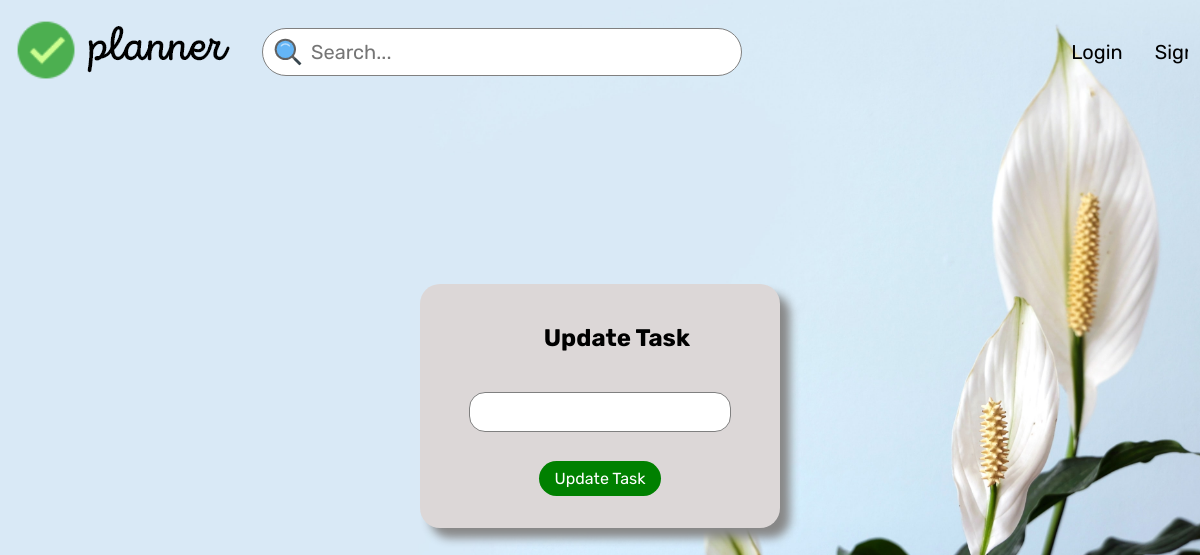
The page /update/Inbox/5 on the database as committed earlier.
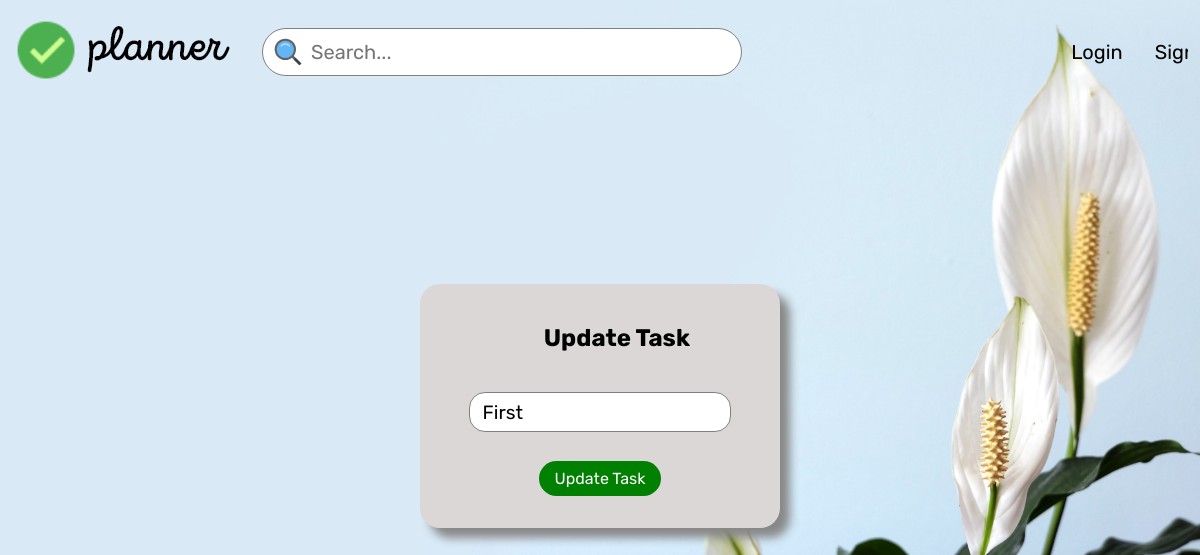
The same page on the database as committed later.
### models.py (models this page shows)
class Tasks(db.Model):
    sno=db.Column(db.Integer, primary_key=True)
    title=db.Column(db.String(200), nullable=False)
    complete=db.Column(db.Boolean)
    project=db.Column(db.String(300))

### main.py (the view)
@main.route('/update/<project>/<int:sno>',methods=['GET','POST'])
def updatetask(sno,project):
    if request.method=='POST':
        title=request.form['title']
        todo=Tasks.query.filter_by(sno=sno).first()
        todo.title=title
        db.session.add(todo)
        db.session.commit()
        return redirect(url_for('main.tasks',project=project))
    else:
        todo=Tasks.query.filter_by(sno=sno).first()
        return render_template('updatetask.html',todo=todo, project=project)

### templates/updatetask.html (shortened to what this page needs)
{% extends 'base.html' %}
{% block stylesheet %}
    <link rel="stylesheet" href="/static/css/task.css">
{% endblock stylesheet %}
{% block content %}
    <div class="addtaskwindow" style="display: block;">
        <h2 class="modal-header">Update Task</h2>
        <div>
            <form action="/update/{{project}}/{{todo.sno}}" method="POST">
              <input type="text" name="title" id="" class="taskname-holder" value='{{todo.title}}'/>
              <br />
              <input
                type="submit"
                name=""
                id=""
                value="Update Task"
                class="taskname-submit"
              />
            </form>
          </div>
    </div>
{% endblock content %}

### templates/base.html (shortened to what this page needs)
<!DOCTYPE html>
<html lang="en">
  <head>
    {% block header %} {% endblock header %} {% block stylesheet %} {% endblock
    stylesheet %}
    <link rel="stylesheet" href="/static/css/navbar.css" />
  </head>
  <body>
    <div class="navbar-header">
      <div class="navbar-logo">
        <a href="{{url_for('auth.login')}}"
          ><img
            src="{{url_for('static',filename='/assets/icons/logo.png')}}"
            alt=""
            draggable="false"
        /></a>
      </div>
      <form action="{% block actionurl %}{% endblock actionurl %}" method="POST">
      <div class="nav-menu-container">
        <div class="nav-hide nav-searchbar">
          <img
            onclick="javascript.form.submit();"
            src="{{url_for('static',filename='/assets/icons/search_48px.svg')}}"
            alt=""
            draggable="false"
          />
          <input type="text" name="Search" id="" placeholder="Search..." />
        </div>
        </form>
        <div class="nav-hide navbar-links">
           {% if not current_user.is_authenticated %}
          <div class="navbar-items navbar-account">
            <a href="{{url_for('auth.login')}}">Login</a>
          </div>
          {% endif %} {% if not current_user.is_authenticated %}
          <div class="navbar-items navbar-account">
            <a href="{{url_for('auth.signup')}}">Signup</a>
          </div>
          {% endif %}
        </div>
      </div>
    {% block content %} {% endblock content %}
  </body>
</html>

### static/css/task.css (style rules this page uses)
body { background-image: url('/static/assets/images/bg\ \(2\).jpg'); height: 100vh; background-size: cover; background-repeat: no-repeat; }
.addtaskwindow { position: fixed; z-index: 999; display: none; text-align: center; margin: 0 auto; padding: 1rem; width: 30%; height:30%; background-color: #dcd7d7; border-radius: 20px; box-shadow: 10px 10px 10px #888888; top:35%; left: 35%; }
.addtaskwindow>h2 { padding: 1.5rem 0; }
.taskname-holder { margin: 1rem; padding: 0.8rem; width: 80%; height: 2.5rem; border-radius: 1rem; border: 1px solid grey; outline: none; font-size: 1.2rem; }
.taskname-submit { margin-top: 0.8rem; padding: 0.5rem 1rem; background-color: green; color: white; border-radius: 2rem; font-size: 1rem; border: none; cursor: pointer; }
.modal-header { margin-left: 2.1rem; }

### static/css/navbar.css (style rules this page uses)
* { margin: 0; padding: 0; box-sizing: border-box; font-family: 'Rubik', sans-serif; }
.navbar-header { height: 10vh; display: flex; width: 98%; background: rgba(0, 0, 0, 0); justify-content: space-between; align-items: center; margin: 1%; overflow: hidden; }
.navbar-logo { align-self: center; margin-right: 2rem; }
.nav-searchbar { display: flex; align-items: center; }
.nav-searchbar input { font-size: 1.25rem; width: 40vw; height: 3rem; border: 1px solid grey; border-radius: 100px; box-shadow: none; outline: none; padding: 1rem; padding-left: 3rem; margin-right: 1rem; }
.nav-searchbar img { position: absolute; height: 2rem; padding-left: 0.6rem; }
.navbar-links { display: flex; align-items: center; padding-right: 2.5vw; }
.nav-menu-container { display: flex; justify-content: space-between; width: 85vw; }
.navbar-items { padding-right: 2rem; display: flex; }
.navbar-items > a { text-decoration: none; color: black; align-self: center; font-size: 1.25rem; }

Rows that differ between the two databases and show on the page:
added Tasks: title "First"
